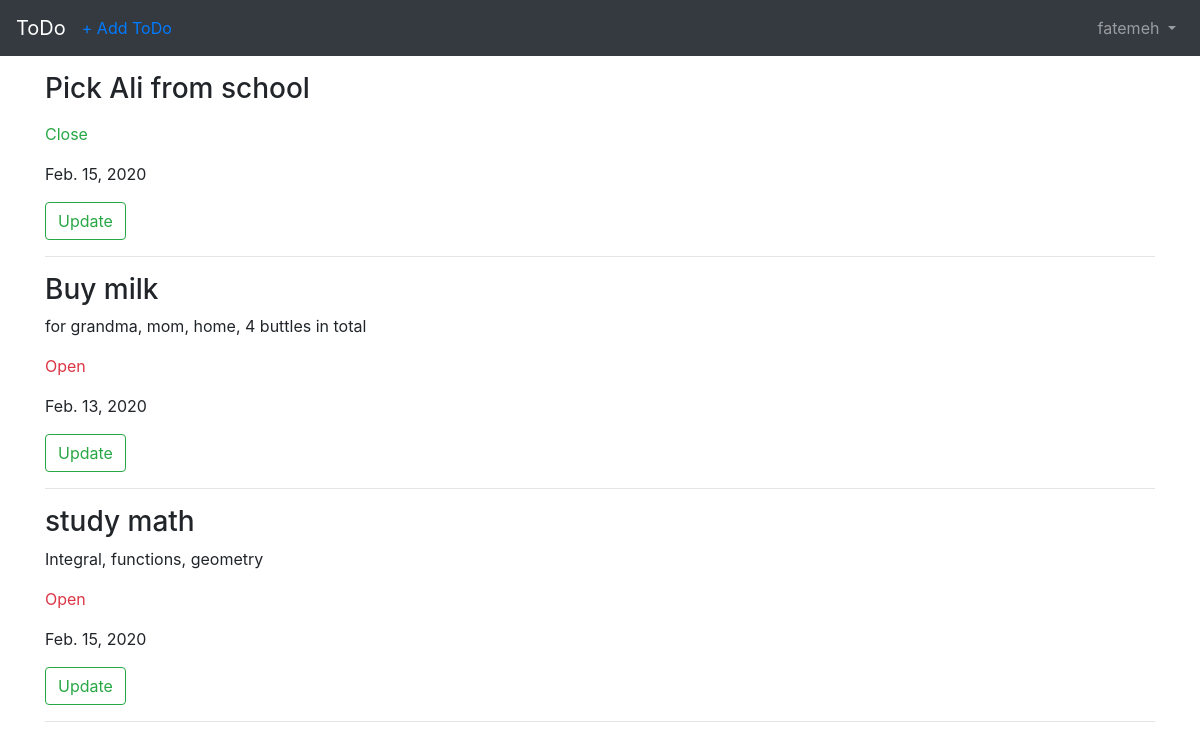
Page / (signed in) on the earlier database version.
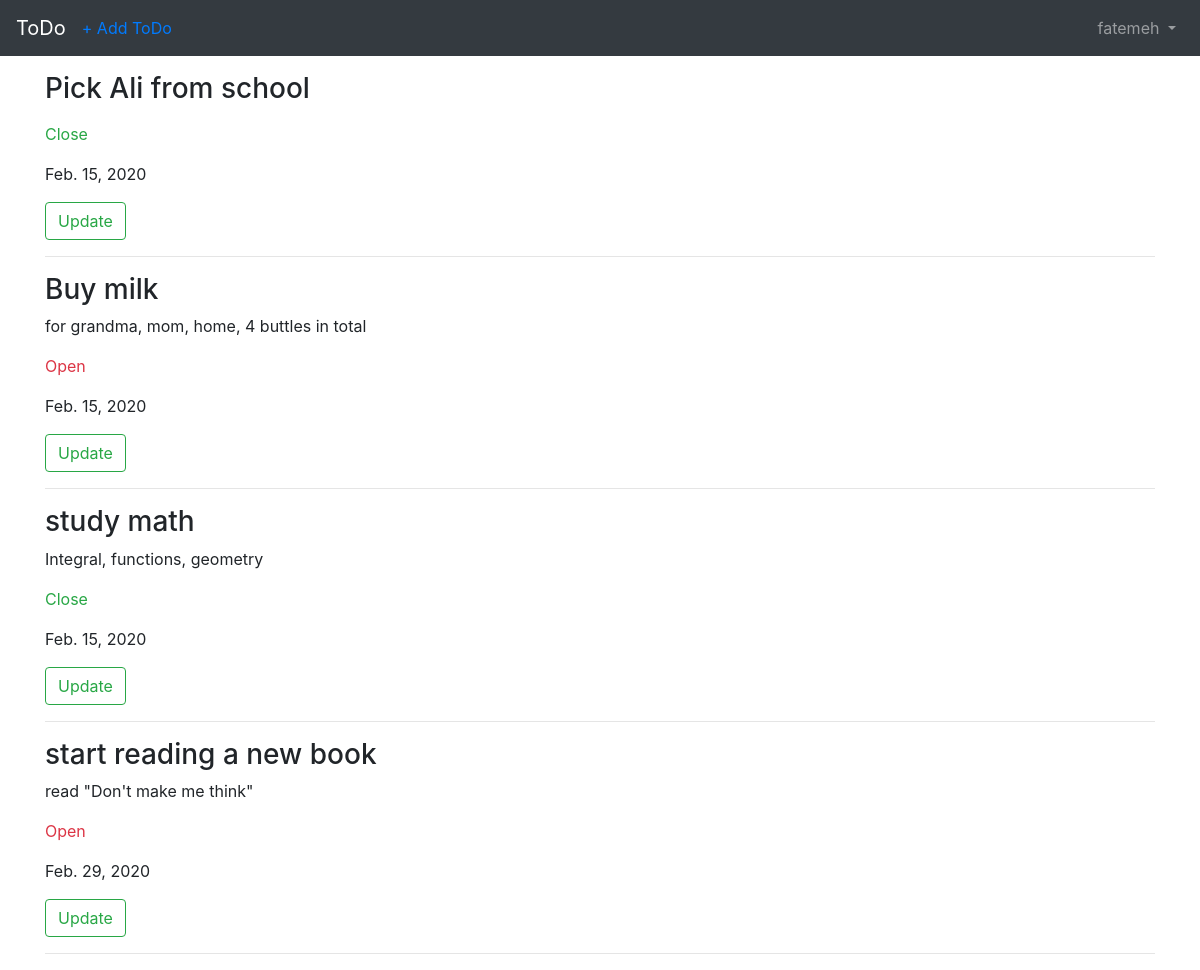
Same page on the later database version.
### users/models.py (models this page shows)
class CustomUser(AbstractUser):
    GENDER_CHOICES = [
        ('M', 'male'),
        ('F', 'female'),
        ('U', 'unknown'),
    ]
    birth_year = models.PositiveIntegerField(null=True, blank=True)
    about = models.CharField(max_length=200)
    join_date = models.DateTimeField(auto_now_add=True)
    gender = models.CharField(
        max_length=1,
        choices=GENDER_CHOICES,
        default='U',
    )

### pages/models.py (models this page shows, shortened)
class ToDo_obj(models.Model):
    STATUS_CHOICES = [
        ('O', 'Open'),
        ('C', 'Close'),
    ]
    title = models.CharField(max_length=200)
    explaination = models.TextField(blank=True, null=True)
    create_date = models.DateTimeField(auto_now_add=True)
    deadline = models.DateField()
    status = models.CharField(
        max_length=1,
        choices=STATUS_CHOICES,
        default='O'
    )
    author = models.ForeignKey(
        get_user_model(),
        on_delete=models.CASCADE,
    )

### pages/views.py (the view)
# urls.py: path('', HomePageView.as_view(), name='home'),
class HomePageView(LoginRequiredMixin, ListView):
    model = ToDo_obj
    template_name = 'home.html'
    login_url = 'login'

### templates/home.html (shortened to what this page needs)
{% extends 'base.html' %}
{% block content %}
  {% for todo in object_list %}
    {% if request.user == todo.author %}
      <p>
        <h3>{{ todo.title }}</h3>
        <p>{{ todo.explaination }}</p>
        {% if todo.status == 'O' %}
          <p class="text-danger">Open</p>
        {% else %}
          <p class="text-success">Close</p>
        {% endif %}
        <p>{{ todo.deadline }}</p>
        <a class="btn btn-outline-success" href="{% url 'todo_update' todo.pk %}">Update</a>
      </p>
      <hr>
    {% endif %}
  {% endfor %}
{% endblock content %}

### templates/base.html (shortened to what this page needs)
<!DOCTYPE html>
<html lang="en">
<head>
<link rel="stylesheet"
href="https://stackpath.bootstrapcdn.com/bootstrap/4.1.3/css/bootstrap.min.css"
integrity="sha384-MCw98/SFnGE8fJT3GXwEOngsV7Zt27NXFoaoApmYm81iuXoPkFOJwJ8ERdknLPMO"
crossorigin="anonymous">
  </head>
<body>
<nav class="navbar navbar-expand-md navbar-dark bg-dark mb- ">
<a class="navbar-brand" href="{% url 'home' %}">ToDo</a>
{% if user.is_authenticated %}
<ul class="navbar-nav mr-auto">
  <li class="nav-item"><a href="{% url 'todo_new' %}">+ Add ToDo</a></li>
</ul>
{% endif %}
<div class="collapse navbar-collapse" id="navbarCollapse">
{% if user.is_authenticated %}
<ul class="navbar-nav ml-auto">
<li class="nav-item">
<a class="nav-link dropdown-toggle" href="#" id="userMenu"
data-toggle="dropdown" aria-haspopup="true"
aria-expanded="false">
{{ user.username }}
</a>
</li>
</ul>
     {% endif %}
     </div>
     </nav>
     <div class="container">
     {% block content %}
     {% endblock content %}
     </div>
  </body>
</html>

Differences in the rows shown:
changed ToDo_obj "Buy milk": deadline "Feb. 13, 2020" → "Feb. 15, 2020"
changed ToDo_obj "study math": status "Open" → "Close"
added ToDo_obj: title "start reading a new book", explaination "read \"Don't make me think\"", status "Open", deadline "Feb. 29, 2020"
